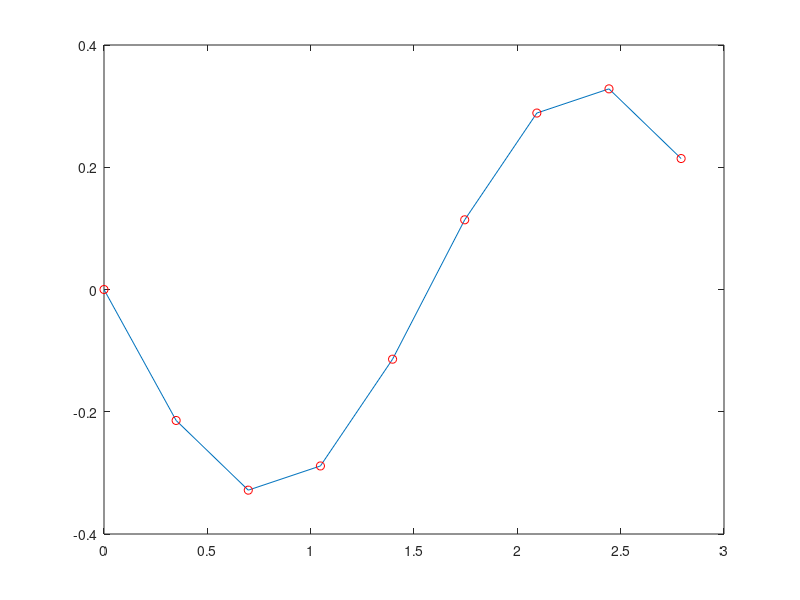

The MATLAB source for this figure:
% Author: Vana Naga Samyuktha Nuthy
% Matlab code

function myfun()
clc
close all
clear all

%ddx + x = sin(2*t)
w = 2;
f = w/(2*pi);
N = 9;
T = 1/f;
t = linspace(0, T, N+1);
omega = 2 * pi / (t(end) - t(1));
t = t(1:end-1)';

Omega = omega*[0,-1:-1:floor(-N/2),floor(N/2-1):-1:1]'+eps;

 f = sin(2.*t);

F = fft(f);

% X_H = F./(1-Omega.^2);
% x_h = ifft(X_H);

x0 = 1*ones(N,1);

[X1,fval] = fminsearch(@objfun,x0);

function error = objfun(x)
     X = fft(x);
 ddx = ifft(-Omega.^2.*X);

 RES = (((ddx + x - f)));
 error = sum(abs(RES).^2);
end

 figure(1)
 xAnalytical = -sin(2.*t) / 3;
 size(X1)
% abs([X1 x_h xAnalytical])
%  plot(t,X1,t,xAnalytical, 'ro',t,x_h,'k-');
plot(t,X1,t,xAnalytical, 'ro');
 
 end
